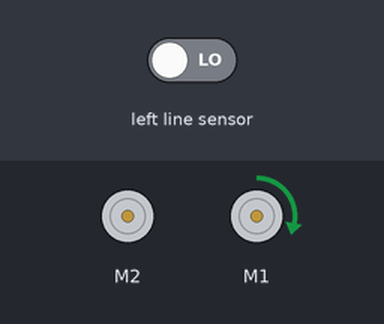
This program was run on a simulated BBC micro:bit (MakeCode). On the bench: 2 × DC motor (green arrow = forward, orange = backward, longer = faster). The test bench sets the inputs (shaded band); at power-on: left line sensor LOW.

Above: at 0.1 s.
Timing chart, 0 to 1.6 s (numbered marks = the images above):
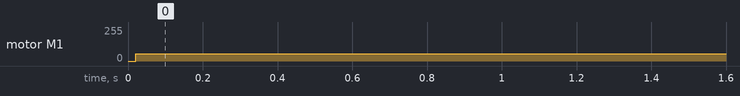

The program:

main.ts
```typescript
basic.forever(function () {
    if (maqueen.readPatrol(maqueen.Patrol.PatrolLeft) == 1 && maqueen.readPatrol(maqueen.Patrol.PatrolRight) == 1) {
        maqueen.motorRun(maqueen.Motors.All, maqueen.Dir.CW, 55)
    } else if (maqueen.readPatrol(maqueen.Patrol.PatrolLeft) == 0) {
        maqueen.motorRun(maqueen.Motors.M2, maqueen.Dir.CW, 0)
        maqueen.motorRun(maqueen.Motors.M1, maqueen.Dir.CW, 55)
    }
})
```

test.ts
```typescript
// aquí va el archivo "tests"; esto no se compilará cuando este paquete se utilice como una extensión.
```

Measured:
- by itself, motor M1: stopped → forward 55/255 at 0.02 s
